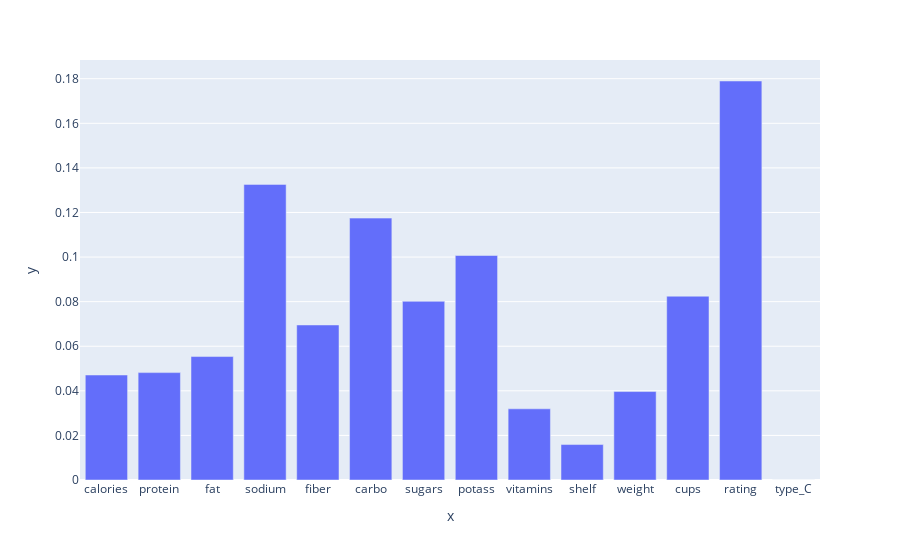

The code cell stored with this chart in its notebook:
### Markdown cell above
And then we can create a bar chart of feature importances:

- `with px do bar using` a list containing
    - freestyle `x=` followed by `from X get columns`
    - freestyle `y=` followed by `from gradientBoostingClassifier get feature_importances_`

### Code cell
px.bar(x= (X.columns), y= (gradientBoostingClassifier.feature_importances_))

#<xml xmlns="https://developers.google.com/blockly/xml"><variables><variable id="+yh,Zg{hON]zy6D~.rH#">px</variable><variable id="_z/H/tTnOYS1Lla2~;*0">X</variable><variable id="rl*Wd%J:ec{~yZp{G@:l">gradientBoostingClassifier</variable></variables><block type="varDoMethod" id="!z5]f`%X4n*T=0{-(aa(" x="8" y="188"><field name="VAR" id="+yh,Zg{hON]zy6D~.rH#">px</field><field name="MEMBER">bar</field><data>px:bar</data><value name="INPUT"><block type="lists_create_with" id="19y.hEK|(vs{5EtoIY-="><mutation items="2"></mutation><value name="ADD0"><block type="valueOutputCodeBlock" id=")n6vNr^K-pZG`^]=$X)+"><field name="CODE">x=</field><value name="INPUT"><block type="varGetProperty" id="4)X({}.lRu_v`LhG=:S-"><field name="VAR" id="_z/H/tTnOYS1Lla2~;*0">X</field><field name="MEMBER">columns</field><data>X:columns</data></block></value></block></value><value name="ADD1"><block type="valueOutputCodeBlock" id="4-@a}eiAHA(@jATo2|_k"><field name="CODE">y=</field><value name="INPUT"><block type="varGetProperty" id="^*LArgFS8F;I(9=v`~e^"><field name="VAR" id="rl*Wd%J:ec{~yZp{G@:l">gradientBoostingClassifier</field><field name="MEMBER">feature_importances_</field><data>gradientBoostingClassifier:feature_importances_</data></block></value></block></value></block></value></block></xml>

### Figure 1 — Plotly figure (JSON) as saved in the notebook; plotly's stock layout.template omitted (floating-point values rounded to 4 significant figures)
{"data": [{"alignmentgroup": "True", "hovertemplate": "x=%{x}<br>y=%{y}<extra></extra>", "legendgroup": "", "marker": {"color": "#636efa"}, "name": "", "offsetgroup": "", "orientation": "v", "showlegend": false, "textposition": "auto", "type": "bar", "x": ["calories", "protein", "fat", "sodium", "fiber", "carbo", "sugars", "potass", "vitamins", "shelf", "weight", "cups", "rating", "type_C"], "xaxis": "x", "y": [0.0471, 0.04817, 0.05537, 0.1326, 0.06954, 0.1175, 0.08016, 0.1007, 0.03193, 0.0159, 0.03967, 0.08244, 0.179, 0], "yaxis": "y"}], "layout": {"autosize": true, "barmode": "relative", "legend": {"tracegroupgap": 0}, "margin": {"t": 60}, "xaxis": {"anchor": "y", "autorange": true, "domain": [0, 1], "range": [-0.5, 13.5], "title": {"text": "x"}, "type": "category"}, "yaxis": {"anchor": "x", "autorange": true, "domain": [0, 1], "range": [0, 0.1884], "title": {"text": "y"}, "type": "linear"}}}
